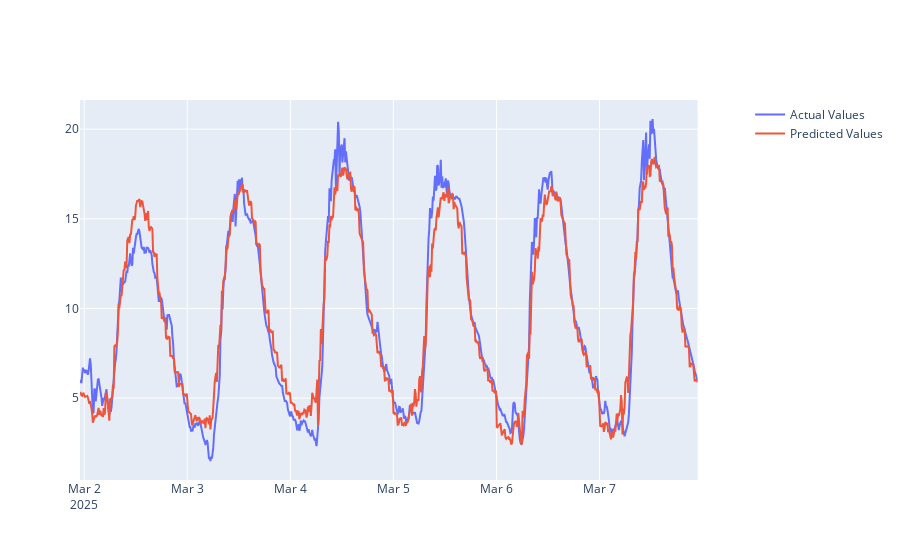

This figure's notebook cell:
### Code cell
from plotly.subplots import make_subplots
fig = make_subplots(specs=[[{"secondary_y": True}]])

fig.add_trace(
    go.Scatter(x = df["_time"], y = y, name='Actual Values'), secondary_y = False
)

fig.add_trace(
    go.Scatter(x = df["_time"], y = KR.predict(X_selected), name='Predicted Values'), secondary_y = False
)

### Figure 1 — Plotly figure (JSON) as saved in the notebook; plotly's stock layout.template omitted (floating-point values rounded to 4 significant figures; data arrays with more than 128 entries replaced by an {"elided": "..."} marker saying what was removed)
{"data": [{"name": "Actual Values", "type": "scatter", "x": {"elided": "861 str values"}, "xaxis": "x", "y": {"elided": "861 float values"}, "yaxis": "y"}, {"name": "Predicted Values", "type": "scatter", "x": {"elided": "861 str values"}, "xaxis": "x", "y": {"elided": "861 float values"}, "yaxis": "y"}], "layout": {"xaxis": {"anchor": "y", "domain": [0, 0.94]}, "yaxis": {"anchor": "x", "domain": [0, 1]}, "yaxis2": {"anchor": "x", "overlaying": "y", "side": "right"}}}
